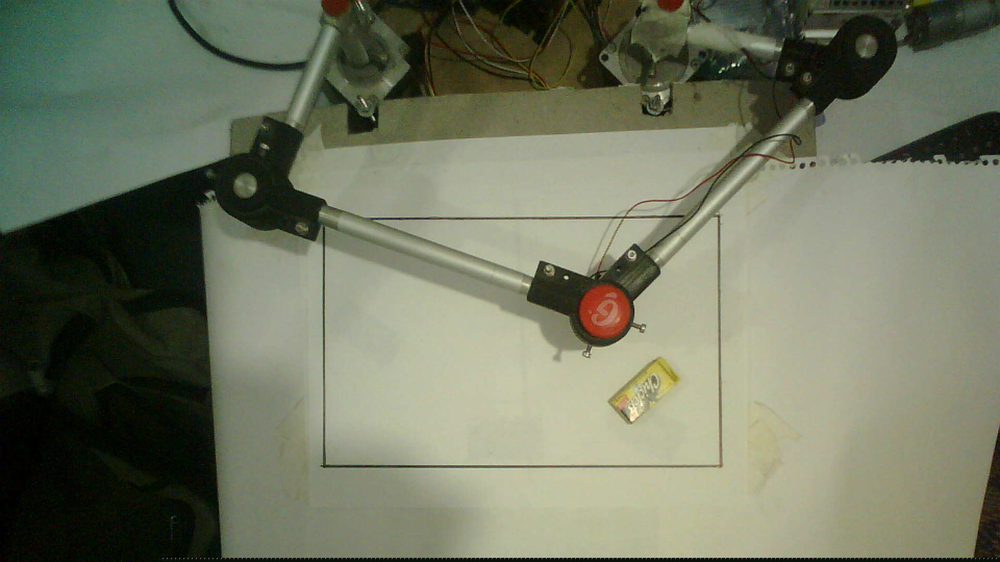
#> input picture reference3.png, 1000 x 562 px, shrunk from 1920 x 1080 before the run
$ python moretesting.py
#> lines starting #> are read from the running program, lines starting #| are printed output that depends on the picture; after the words box and inside, x2 and y2 are one past the last pixel; in counts of white or black regions, pixels touching at a corner belong together
import cv2
import numpy as np

image = cv2.imread('reference3.png')
#> image is the input picture: shape (562, 1000, 3); mean B, G, R 96.7, 117.8, 112.7
output = image.copy()
gray = cv2.cvtColor(image, cv2.COLOR_BGR2GRAY)
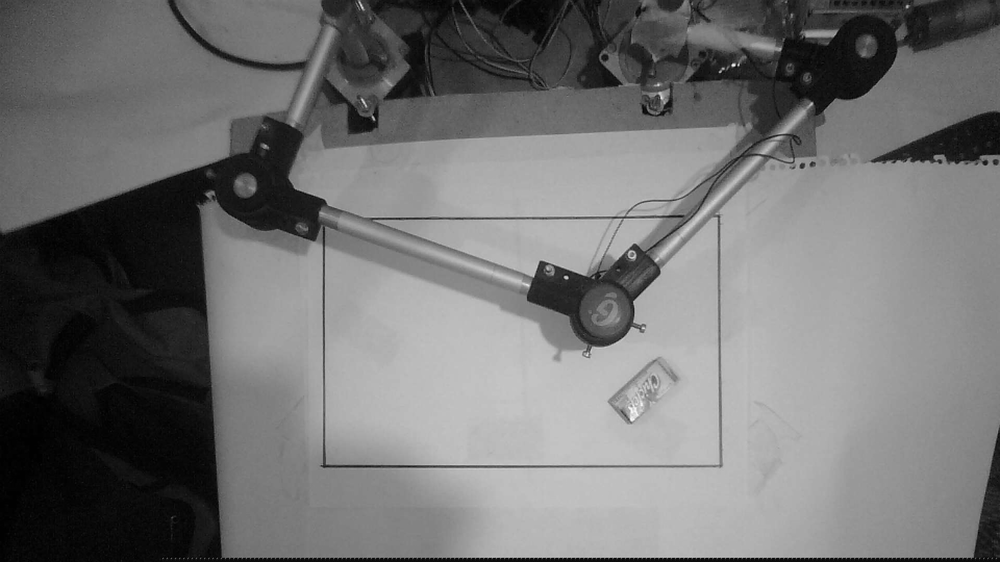
#> gray: shape (562, 1000); min 0, max 250, mean 113.8
circles = cv2.HoughCircles(gray, cv2.HOUGH_GRADIENT, 1.2, 100)
#> circles = [[424.2, 106.2, 113.3], [714.6, 108.6, 68.28]]

# ensure at least some circles were found
if circles is not None:
    # convert the (x, y) coordinates and radius of the circles to integers
    circles = np.round(circles[0, :]).astype("int")
#> circles = [[424, 106, 113], [715, 109, 68]]
    # loop over the (x, y) coordinates and radius of the circles
    for (x, y, r) in circles:
        # draw the circle in the output image, then draw a rectangle
        # corresponding to the center of the circle
        cv2.circle(output, (x, y), r, (0, 255, 0), 4)
        cv2.rectangle(output, (x - 5, y - 5), (x + 5, y + 5), (0, 128, 255), -1)
#> this loop made 2 passes
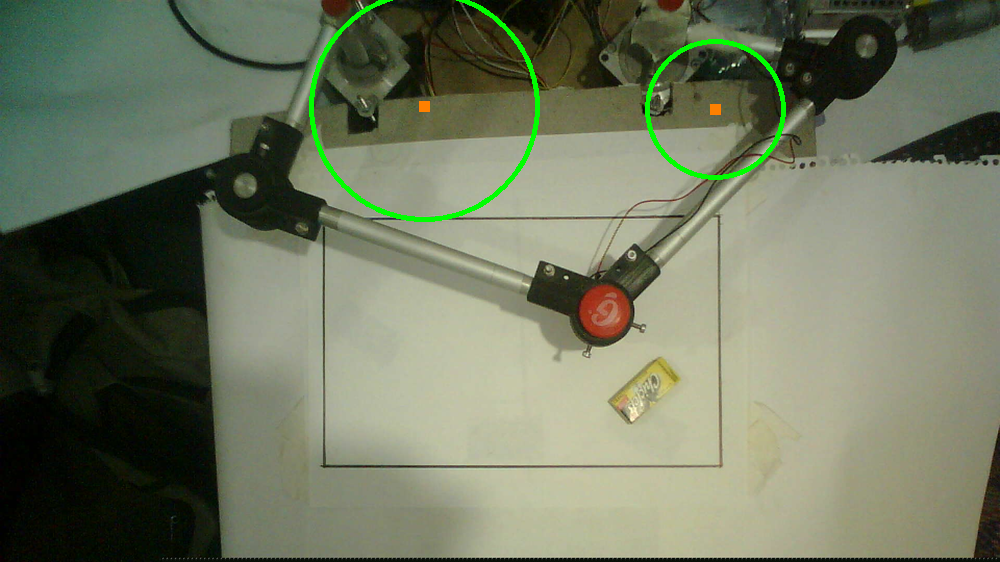
#> output: shape (562, 1000, 3); 0.98% of pixels changed, all inside (x1, y1, x2, y2) = (309, 0, 786, 222)
    # show the output image
    cv2.imshow("output", np.hstack([image, output]))
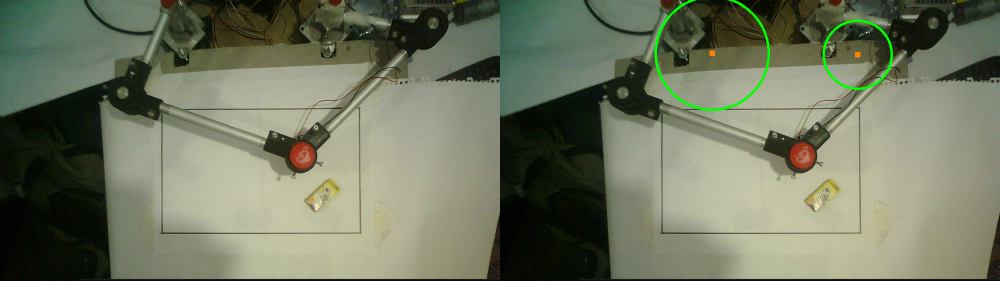
#> window 'output': shape (562, 2000, 3) (shown at 1/2 size); mean B, G, R 96.3, 118.5, 112.3
    cv2.waitKey(0)

$ run again, with reference2.png copied over reference3.png
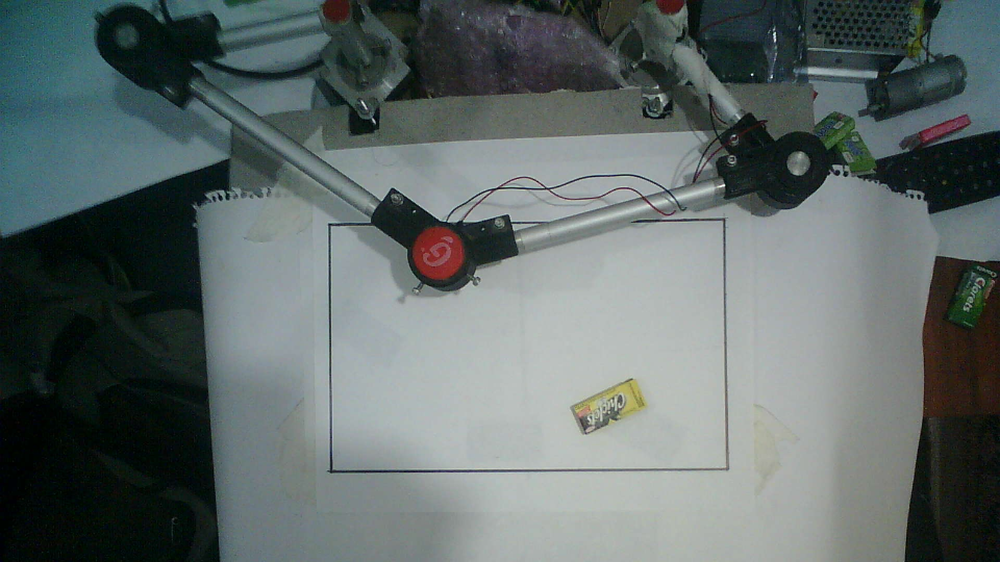
#> input picture reference2.png, 1000 x 562 px, shrunk from 1920 x 1080 before the run
#> image is the input picture: shape (562, 1000, 3); mean B, G, R 104.9, 106.1, 96.1
#> `circles = cv2.HoughCircles(gray, cv2.HOUGH_GRADIENT, 1.2, 100)`: circles = [[635.4, 114.6, 105.2], [520.2, 120.6, 112], [606.6, 286.2, 110.4]]
#> `circles = np.round(circles[0, :]).astype("int")`: circles = [[635, 115, 105], [520, 121, 112], [607, 286, 110]]
#> the loop `for (x, y, r) in circles:` made 3 passes
#> after the loop `for (x, y, r) in circles:`:
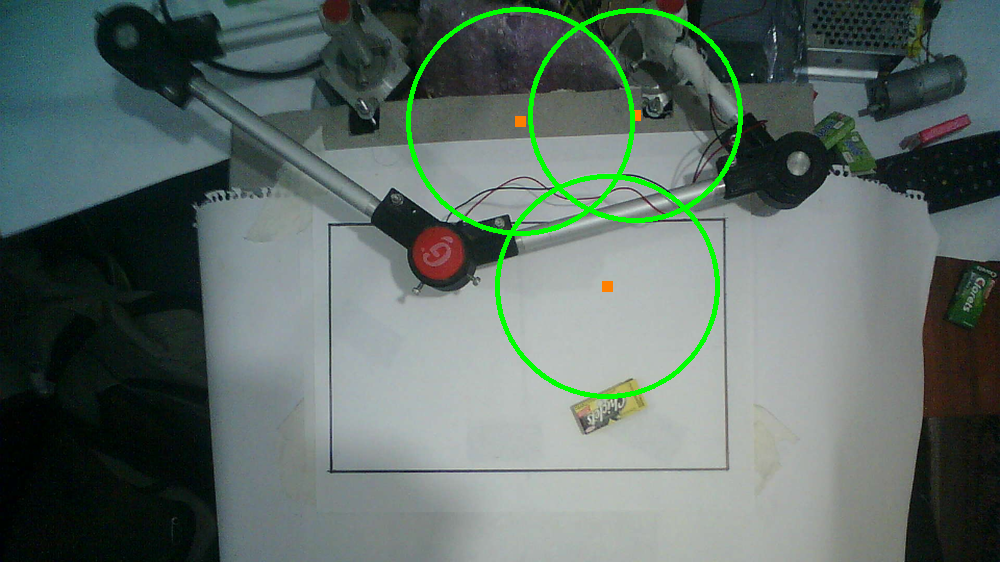
#> output: shape (562, 1000, 3); 1.84% of pixels changed, all inside (x1, y1, x2, y2) = (406, 7, 743, 399)
#> `cv2.imshow("output", np.hstack([image, output]))`:
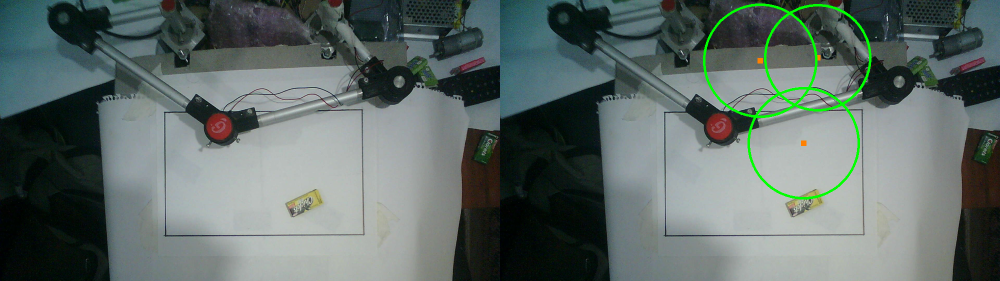
#> window 'output': shape (562, 2000, 3) (shown at 1/2 size); mean B, G, R 103.9, 107.3, 95.2

$ run again, with rectangle.jpeg saved as reference3.png
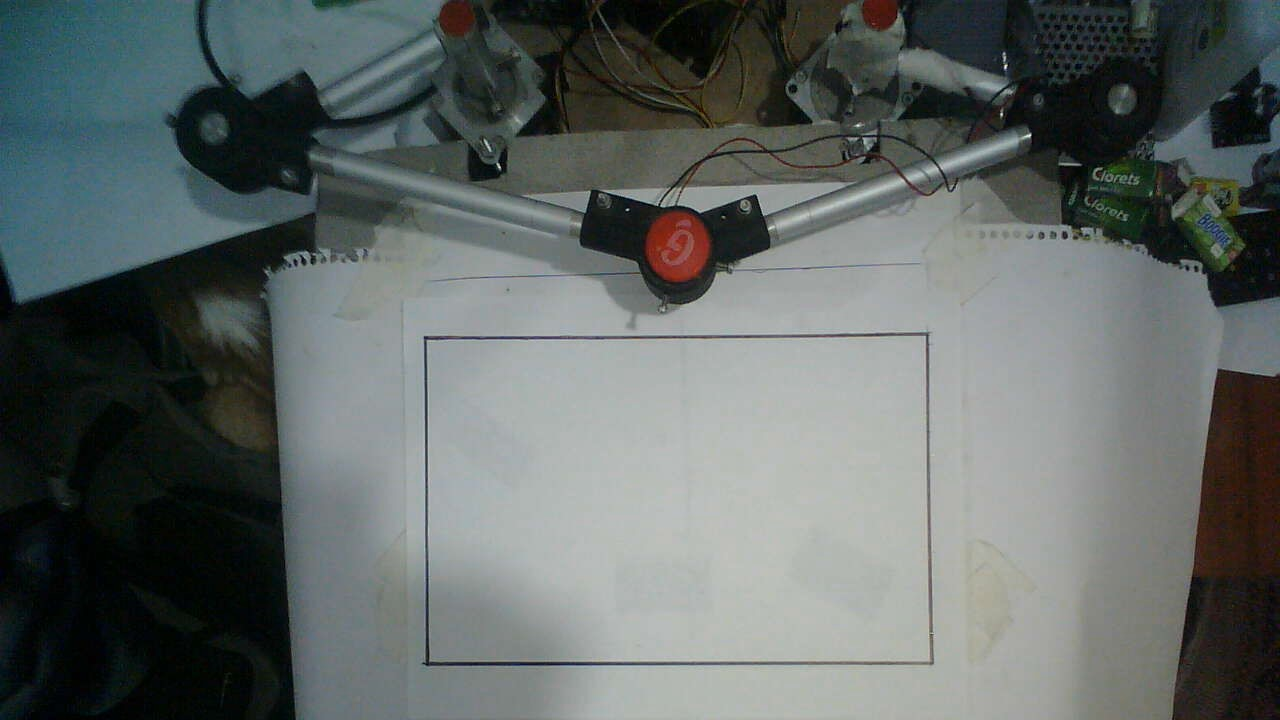
#> input picture rectangle.jpeg, 1280 x 720 px
#> image is the input picture: shape (720, 1280, 3); mean B, G, R 101.7, 103.4, 96.7
#> `circles = cv2.HoughCircles(gray, cv2.HOUGH_GRADIENT, 1.2, 100)`: circles = [[925.8, 36.6, 132.7], [766.2, 49.8, 103], [498.6, 396.6, 268.9], [567, 162.6, 127.3], [1102.2, 117, 99.6], [876.6, 205.8, 72], [663, 33, 65.28], [726.6, 211.8, 58.68], [480.6, 90.6, 64.2]]
#> `circles = np.round(circles[0, :]).astype("int")`: circles = [[926, 37, 133], [766, 50, 103], [499, 397, 269], [567, 163, 127], [1102, 117, 100], [877, 206, 72], [663, 33, 65], [727, 212, 59], [481, 91, 64]]
#> the loop `for (x, y, r) in circles:` made 9 passes
#> after the loop `for (x, y, r) in circles:`:
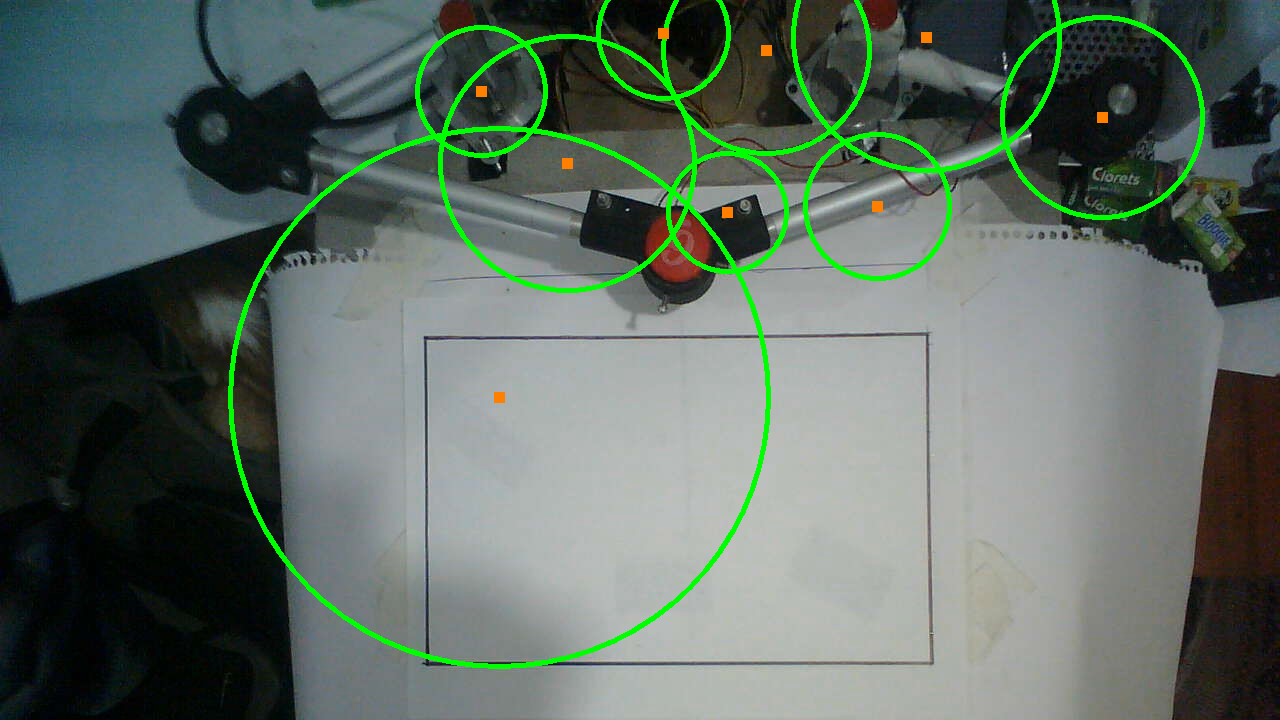
#> output: shape (720, 1280, 3); 3.04% of pixels changed, all inside (x1, y1, x2, y2) = (228, 0, 1205, 669)
#> `cv2.imshow("output", np.hstack([image, output]))`:
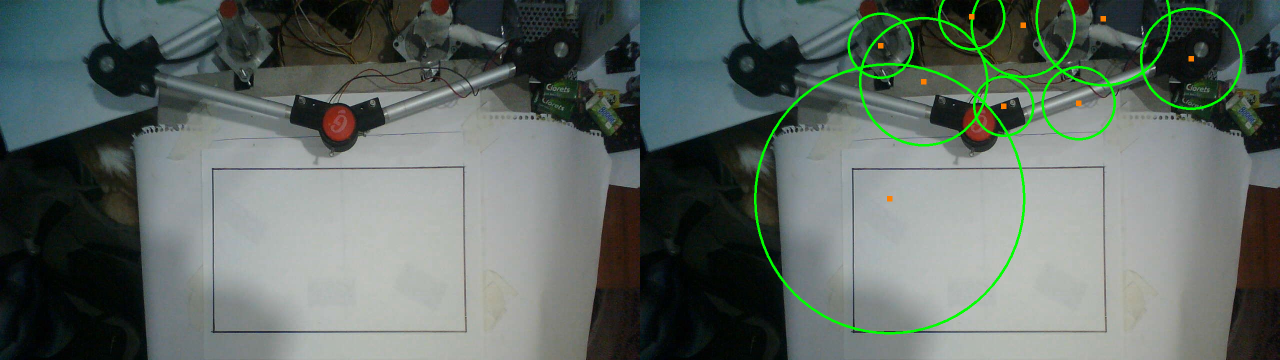
#> window 'output': shape (720, 2560, 3) (shown at 1/2 size); mean B, G, R 100.5, 106, 95.6
